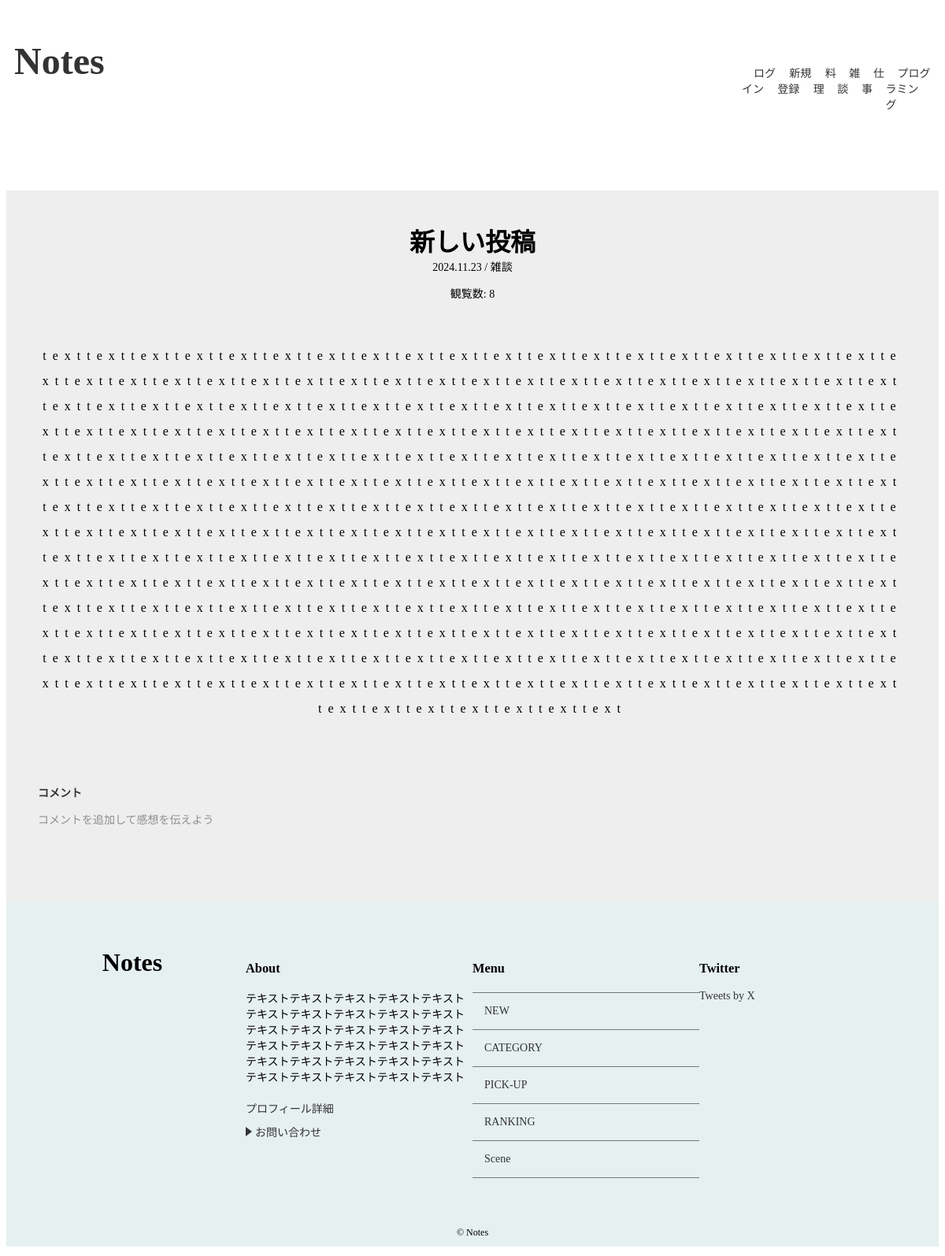
Before: /detail/5/ with the older database file.
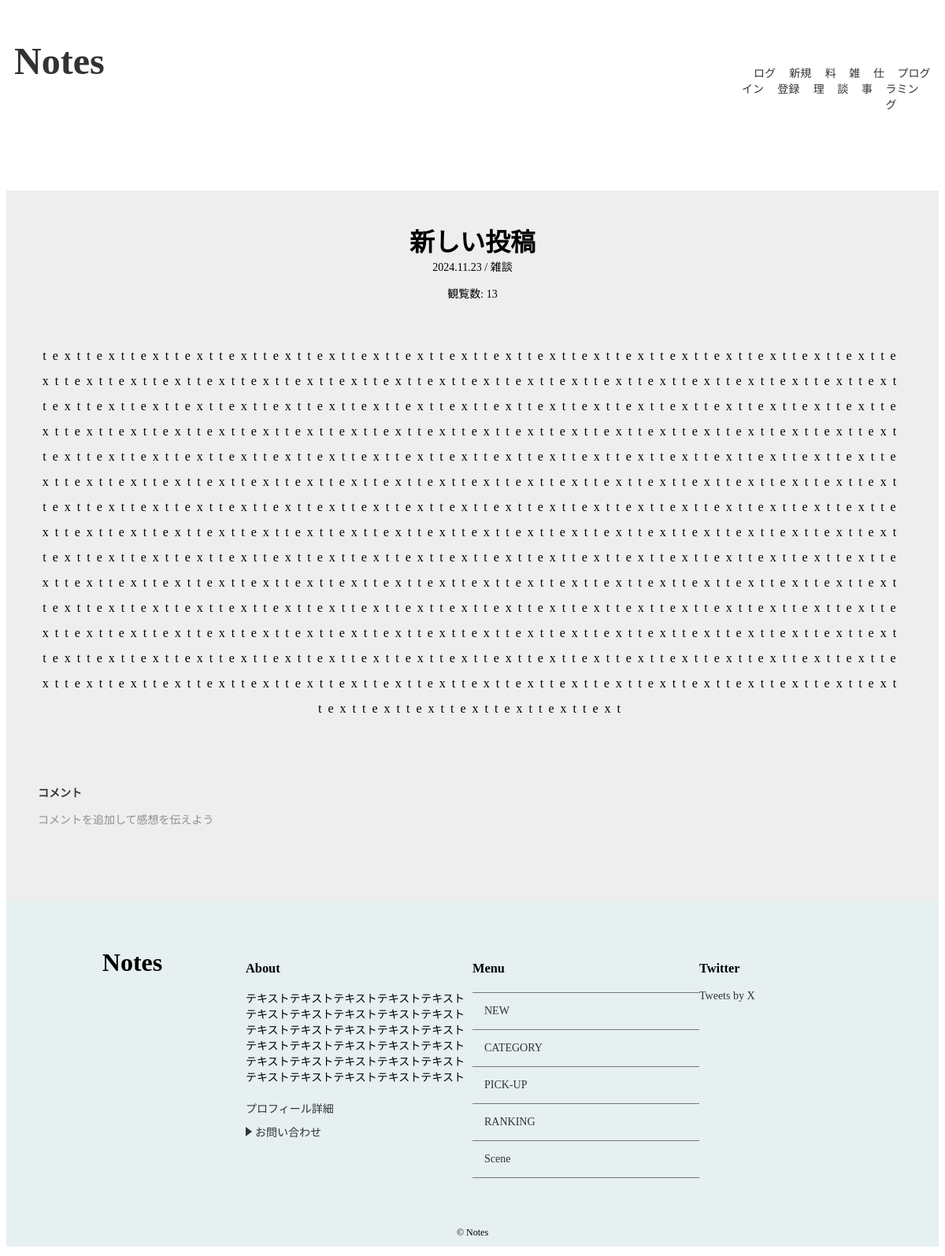
After: the same page with the newer database file.
### notes/models.py (models this page shows, shortened)
class Post(models.Model):
    title = models.CharField('タイトル',max_length=255)
    image = models.ImageField(upload_to='images',verbose_name='イメージ画像',null=True, blank=True)
    text = models.TextField('本文')
    author = models.ForeignKey(User, on_delete=models.CASCADE, verbose_name='著者', null=True, blank=True)
    created_at = models.DateTimeField('作成日',default=timezone.now)
    category = models.ForeignKey(Category,verbose_name='カテゴリ',on_delete=models.PROTECT)
    views = models.PositiveIntegerField(default=1)
    tags = TaggableManager()

class Category(models.Model):
    name = models.CharField('カテゴリ',max_length=30)
    image = models.ImageField(upload_to='category_images/', blank=True,null=True)
    created_at = models.DateField('作成日',default=timezone.now)
    def __str__(self):
        return self.name

### notes/views.py (the view)
# urls.py: path('detail/<int:pk>/',views.DetailView.as_view(),name='detail'),
class DetailView(generic.DetailView):
    model = Post
    def get(self, request, *args, **kwargs):
        response = super().get(request, *args, **kwargs)
        post = self.get_object()
        post.views += 1
        post.save()
        return response

### notes/context_processors.py (called while the page is built)
def common(repuest):
    context = {
        'category_list':Category.objects.all(),
    }
    return context

### notes/templates/notes/post_detail.html (shortened to what this page needs)
{% extends 'notes/base.html' %}
{% load static %}
{% block extra_css %}
<link rel="stylesheet" href="{% static 'notes/css/detail.css' %}">
{% endblock %}
{% block content %}
{% if post %}
<div id="post-detail-container">
  <div id="post-detail" class="wrapper">
    <div id="post-detail-title">{{ post.title }}</div>
    <div id="post-detail-created_at">
      {{ post.created_at|date:"Y.m.d"}} / {{ post.category }}
    </div>
    <p>観覧数: {{ post.views }}</p>
    <div id="post-detail-text">
      {{ post.text|linebreaksbr }}
    </div>
    {% else %}
    <p>データが見つかりませんでした。</p>
  {% endif %}
  </div>
    <div id="post-detail-comments" class="wrapper">
    <div id="comment-btn">
      <a  href="{% url 'notes:comment' post.pk %}">コメント</a>
      <p>コメントを追加して感想を伝えよう</p>
    </div>
  </div>
</div>
{% endblock %}

Changed rows visible on the page:
changed Post "新しい投稿": views "8" → "13"
